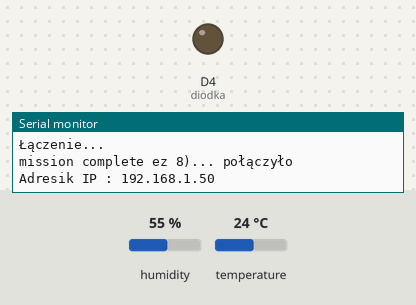
This sketch was run on a simulated ESP8266 (NodeMCU). On the bench: output pins drawn as LEDs (lit = HIGH), the last lines printed to the serial monitor. The inputs (shaded band) are chosen by the test bench; at power-on: humidity 55 %, temperature 24 °C. WiFi joins after 1.5 s; servers stay silent unless stated.

Above: at 2.1 s.
At 3.1 s:
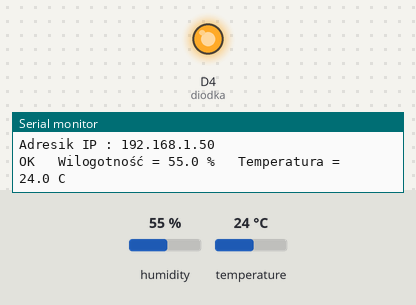
Timing chart, 0 to 4.6 s (numbered marks = the images above):
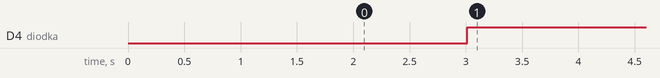

The sketch:

sketch_jun8a.ino
```cpp
#include "DHTesp.h"
#include <ESP8266WiFi.h>
#include <ESP8266WebServer.h>
#include <fstream>

const char* ssid = "Redmi";
const char* password = "rozowy245";
DHTesp dht;
ESP8266WebServer server(80);
const int diodka = 2;
const float alarm = 70.0;

void handleRoot();
//
void setup() {
  Serial.begin(115200);
  WiFi.begin(ssid, password);
  while (WiFi.status() != WL_CONNECTED) {
    delay(1000);
    Serial.println("Łączenie...");
  }
  Serial.println("mission complete ez 8)... połączyło");
  Serial.print("Adresik IP : ");
  Serial.println(WiFi.localIP());
  server.on("/", handleRoot);
  server.begin();
  dht.setup(D2, DHTesp::DHT11);
  pinMode(diodka, OUTPUT);
}

void loop() {
  server.handleClient();

  delay(dht.getMinimumSamplingPeriod());

  float wilgot = dht.getHumidity();
  float ciepelko = dht.getTemperature();

  Serial.print(dht.getStatusString());
  Serial.print("\t Wilogotność = ");
  Serial.print(wilgot, 1);
  Serial.print(" %");
  Serial.print("\t Temperatura = \t ");
  Serial.print(ciepelko, 1);
  Serial.print(" C");
  Serial.println();


  if (wilgot < alarm) {
    digitalWrite(diodka, HIGH);
  } else {
    digitalWrite(diodka, LOW);
  }
}

void handleRoot() {
  float wilgot = dht.getHumidity();
  float ciepelko = dht.getTemperature();


   String webpage = " <html><head><title>Odczyty DHT11</title><meta http-equiv=\"refresh\" content=\"2\"> ";
   webpage += "    <h1>Stacja pogodowa</h1> ";
   webpage += "    <h2> Tomasz Kotyla</h2>  ";
   webpage += "    <p>Temperatura: " + String(ciepelko, 1) + " C</p> ";
   webpage += "    <p>Wilgotnosc: " + String(wilgot, 1) + " %</p> ";
   webpage += "</body> ";
   webpage += "</html> ";

  server.send(200, "text/html", webpage);
}
```

Measured:
- by itself, D4 (diodka): LOW → HIGH at 3.0 s
